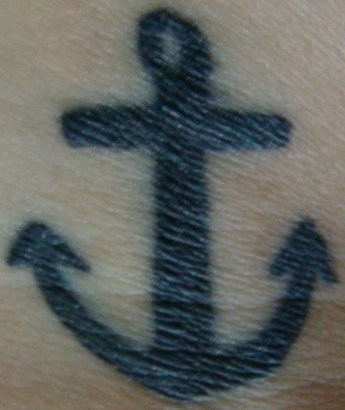
#> input picture src_image_search/anchors/tattoo_seed.jpg, 345 x 410 px
$ python homography.py
#> lines starting #> are read from the running program, lines starting #| are printed output that depends on the picture; after the words box and inside, x2 and y2 are one past the last pixel; in counts of white or black regions, pixels touching at a corner belong together
import numpy as np
import cv2
from matplotlib import pyplot as plt


MIN_MATCH_COUNT = 10
FLANN_INDEX_KDTREE = 0


if __name__ == '__main__':
    img1 = cv2.imread('anchors/tattoo_seed.jpg', 0)
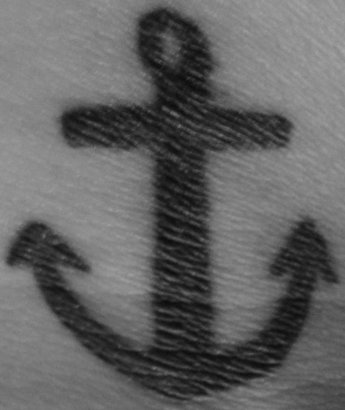
#> img1: shape (410, 345); min 10, max 166, mean 98.6
    img2 = cv2.imread('anchors/hush.jpg', 0)
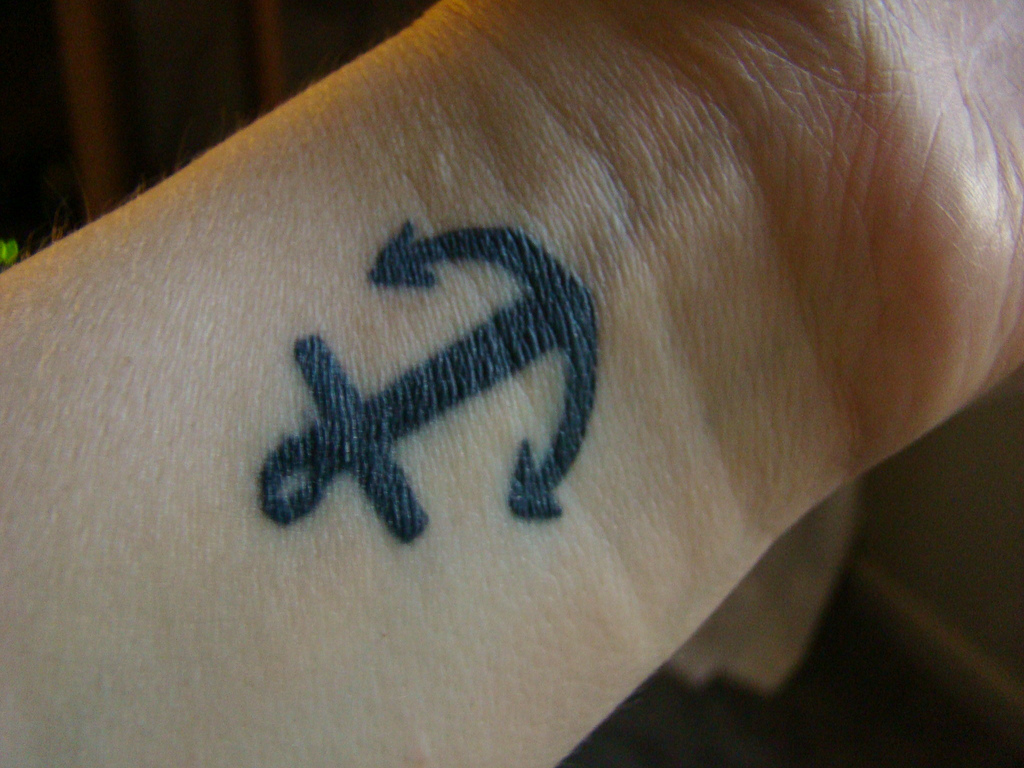
#> input picture src_image_search/anchors/hush.jpg, 1024 x 768 px
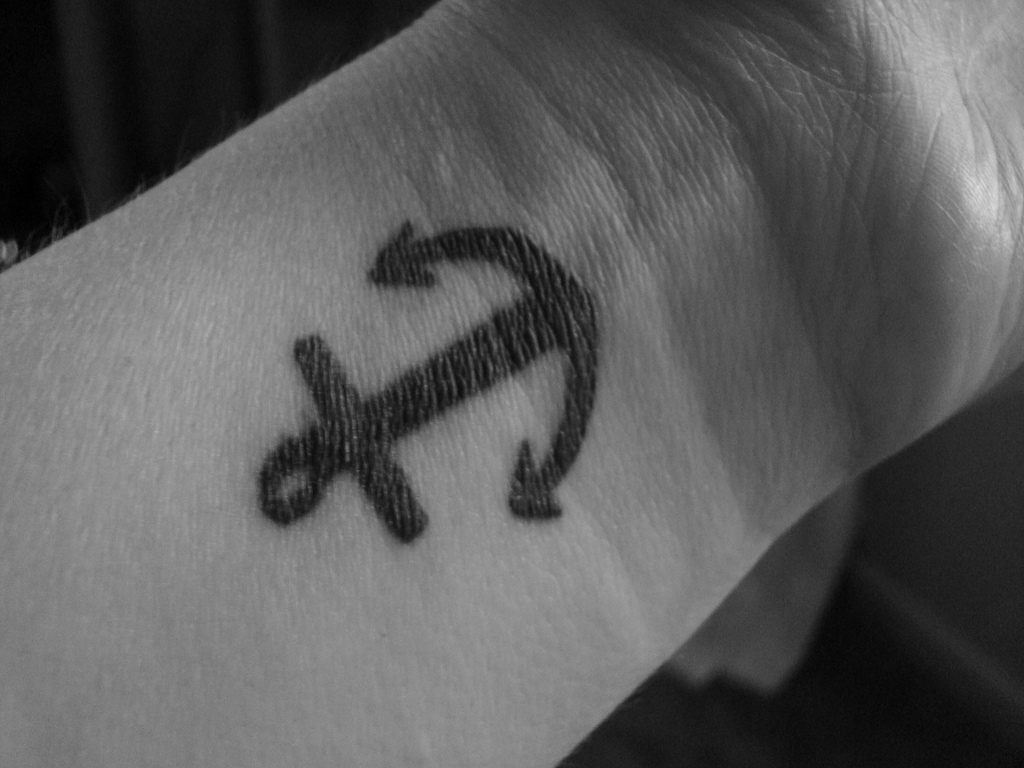
#> img2: shape (768, 1024); min 0, max 221, mean 91.9
    sift = cv2.xfeatures2d.SIFT_create()
    kp1, des1 = sift.detectAndCompute(img1, None)
#> kp1 = 399 keypoints; strongest (x, y, size): (83, 124, 32.4), (42, 250, 38.7), (177, 113, 94.1), (120, 278, 46.9)
    kp2, des2 = sift.detectAndCompute(img2, None)
#> kp2 = 542 keypoints; strongest (x, y, size): (403, 520, 33.1), (533, 493, 41.4), (339, 450, 100.7), (401, 264, 42.5)
    index_params = dict(algorithm=FLANN_INDEX_KDTREE, trees=5)
    search_params = dict(checks=50)
    flann = cv2.FlannBasedMatcher(index_params, search_params)
    matches = flann.knnMatch(des1, des2, k=2)
#> matches = 399 matches
    # Store all the good matches as per Lowe's ratio test.
    good = []
    for m,n in matches:
        if m.distance < 0.7 * n.distance:
            good.append(m)
#> after the loop, good = 301 matches
    if len(good) > MIN_MATCH_COUNT:
        src_pts = np.float32([ kp1[m.queryIdx].pt for m in good]).reshape(-1, 1, 2)
#> src_pts = 301 rows, first 8: [14.85, 256.1], [22.86, 277.6], [25.36, 255.1], [28.79, 256.7], [28.79, 256.7], [29.2, 250], [39.43, 315.8], [41.95, 250.1]
        dst_pts = np.float32([ kp2[m.trainIdx].pt for m in good]).reshape(-1, 1, 2)
#> dst_pts = 301 rows, first 8: [550.5, 511.8], [564.6, 493.1], [544.6, 503.1], [544.2, 499.2], [544.2, 499.2], [538.3, 502.2], [589.5, 458.3], [533.1, 493.3]
        M, mask = cv2.findHomography(src_pts, dst_pts, cv2.RANSAC, 5.0)
#> M = [[-0.512, 0.858, 338.5], [-0.859, -0.513, 655.5], [7.93e-07, -8.53e-07, 1]]; mask = 301 values, max 1 at index 0, min 0 at index 83, mean 0.997
        matchesMask = mask.ravel().tolist()
#> matchesMask has the same summary as mask
        h, w = img1.shape
#> h = 410; w = 345
        pts = np.float32([ [0, 0], [0, h-1], [w-1, h-1], [w-1, 0] ]).reshape(-1, 1, 2)
#> pts = [[0, 0], [0, 409], [344, 409], [344, 0]]
        dst = cv2.perspectiveTransform(pts, M)
#> dst = [[338.5, 655.5], [689.8, 445.9], [513.5, 150.4], [162.4, 360]]
        img2 = cv2.polylines(img2, [np.int32(dst)], True, 255, 3, cv2.LINE_AA)
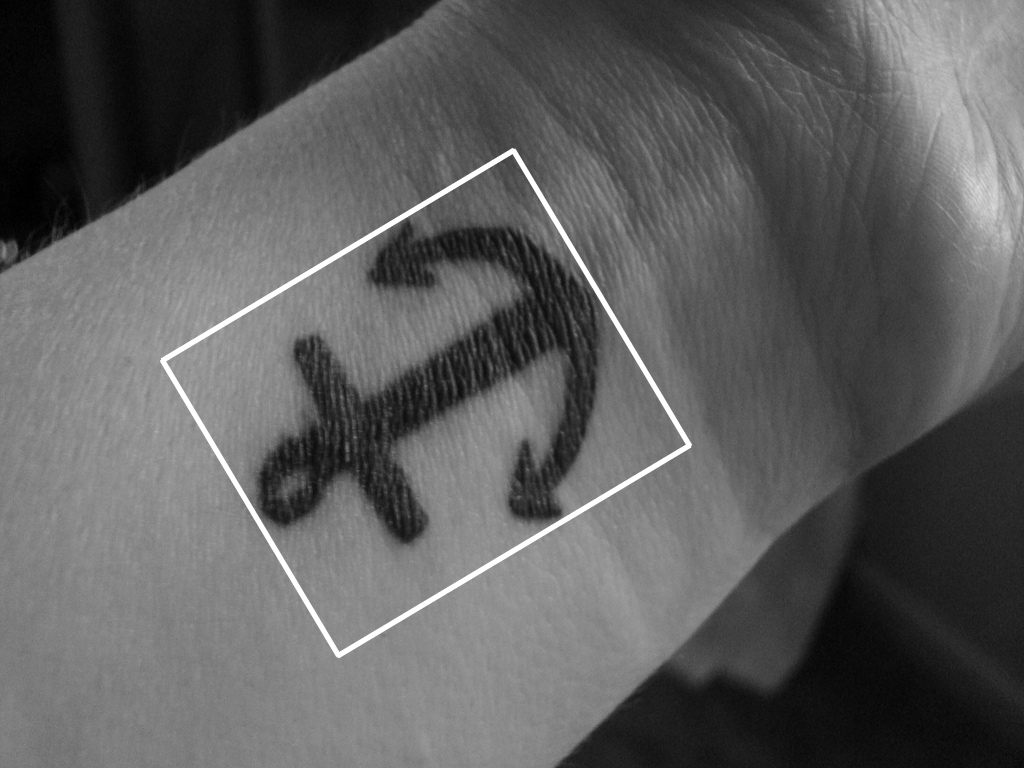
#> img2: shape (768, 1024); 1.26% of pixels changed, all inside (x1, y1, x2, y2) = (159, 147, 693, 659)
    else:
        print('Not enough matches are found - %d%d' % (len(good), MIN_MATCH_COUNT))
        matchesMask = None
    draw_params = dict(matchColor=(0, 255, 0),
                       singlePointColor=None,
                       matchesMask=matchesMask,
                       flags=2)
#> draw_params = 4 items
    img3 = cv2.drawMatches(img1, kp1, img2, kp2, good, None, **draw_params)
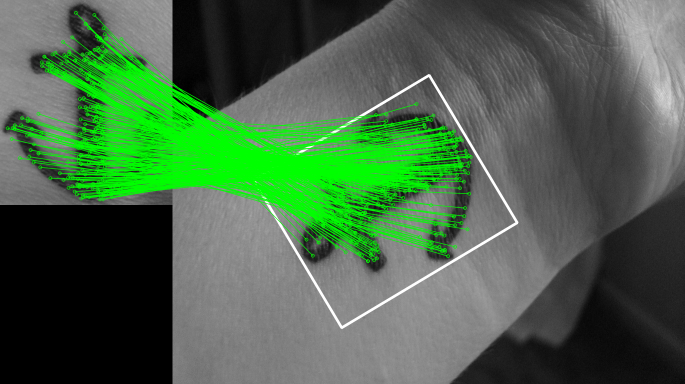
#> img3: shape (768, 1369, 3) (shown at 1/2 size); mean of channels 0, 1, 2 71.5, 101.5, 71.5; drawn as B, G, R
    plt.imshow(img3, 'gray')
    plt.show()
